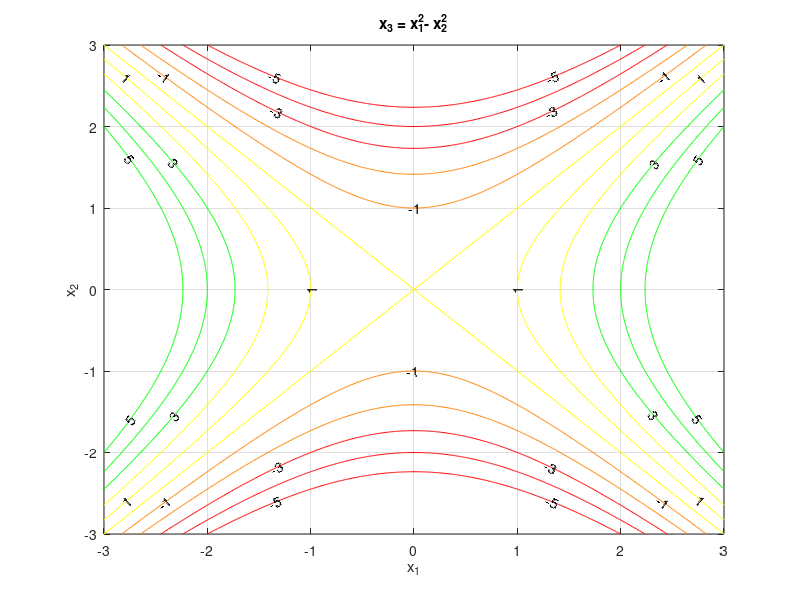

MATLAB code for this plot:
clf

colormap prism
[X,Y] = meshgrid(-3:.01:3,-3:.01:3);
Z = X.^2 - Y.^2;
[C,h] = contour(X,Y,Z,[-5,-4,-3,-2,-1,0,1,2,3,4,5]);
set(h,'ShowText','on','TextStep',get(h,'LevelStep')*2)
grid on
xlabel('x_1')
ylabel('x_2')
title('x_3 = x_1^2- x_2^2')
